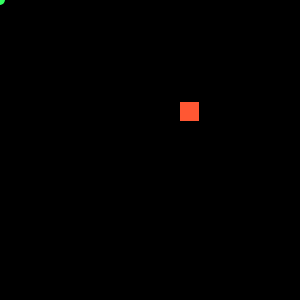
Frame 1 (no input)
Frame 60 (the mouse pressed at the canvas centre just before this capture): identical to frame 1, image omitted
Frame 120 (the mouse held since frame 60 and released just before this capture): identical to frame 1, image omitted

The Processing sketch that drew this single still picture (run headless with seeded random() and noise(); from frame 60 on, the mouse is pressed at the canvas centre):

// Processing sketch: Ejercicio17
// ── Ejercicio17.pde
int powerX, powerY, linkX, linkY, tempX, tempY;
float cateto1, cateto2, distancia;

void setup(){
  size(300,300);
  powerX=(int)random(50,250);
  powerY=(int)random(50,250);
}
void draw(){
  background(0);
  fill(#FF5733);
  rect(powerX,powerY,20,20);
  fill(#33FF61);
  ellipse(linkX,linkY,10,10);
  
  cateto1=powerX-linkX;
  cateto2=powerY-linkY;
  distancia=pow((pow(cateto1,2))+(pow(cateto2,2)),0.5);
  
  if (distancia<30){
    powerX=1000;
    powerY=1000;
  }
}

void mouseMoved(){
  linkX=mouseX;
  linkY=mouseY;
}
